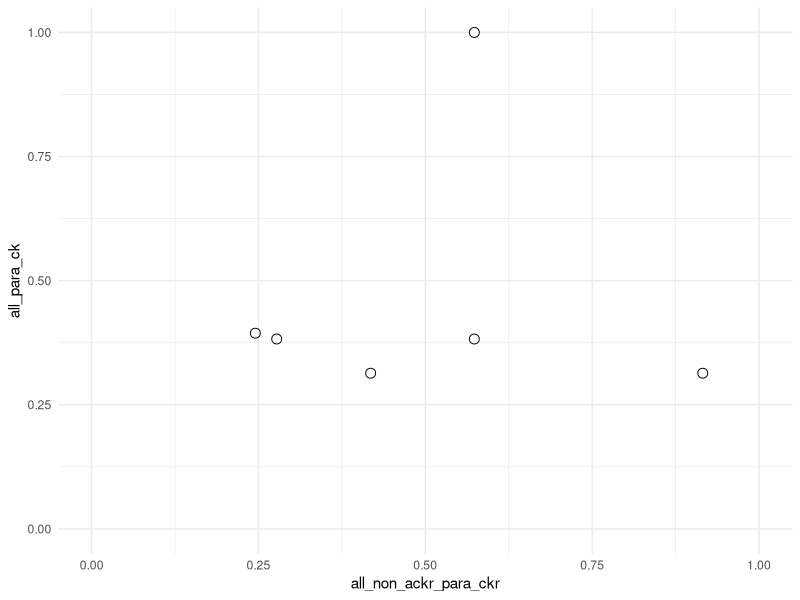

This chart was generated by the following R code: (Note: this script raises an error after producing the figure.)
# Name:     01_conserved_rin.R
# Updated:  20221106
# Author:   Andrew Kleist

# packages, working directory
setwd("~/Desktop/Volkman_Lab/BABU_VOLKMAN/CHEMOKINE_PRJ/Data/chemokine_gpcr_ms/")
library(tidyverse)

# NOTE (20221106): 
# IDENTIFYING STRUCTURALLY CONSERVED RESIDUE-RESIDUE INTERACTIONS
# There are 15 complexes (excluding HIV-CCR5 structure), 5 degenerate 
# CCL5-CCR5 complexes (5P7, 6P7, WT, model), 4 additional CCL:CCR complexes,
# 2x CXCL:CXCR complexes, 2 noncanonical complexes (ACKR3, CX3CL1:CX3CR1),
# and 3 viral (vMIP-II:CXCR4 and 2x CX3CL1:US28).
#
# 2/3 of complexes would be >/= 10complexes 

##### 1:  GET CONSERVED  CHEMOKINE-GPCR CONTACTS ###############################

  # import data
  rin <- read_csv("05_integrate/output/RIN_CONS_CLASS.csv") %>% 
    filter(file != "6meo") %>%
    select(source_gnccn, target_gnccn, no_pdb, all_para_ck, all_non_ackr_para_ckr) %>% 
    unique() %>%
    filter(no_pdb > 7)
  
  
  
  # plot
  rin %>%
    # filter(no_pdb >4) %>%
    ggplot(aes(all_non_ackr_para_ckr, all_para_ck))  +
    geom_point(shape = 21, colour = "black", fill = "white", size = 3, stroke = 0.5) +
    # scale_size(range = c(2, 8)) +
    xlim(0,1) +
    ylim(0,1) +
    theme_minimal()
  
  
  # rin <- rin %>% filter(all_ortho_ck > 0.4 & all_ortho_ckr > 0.6)
  rin <- rin %>% filter((all_cc_cxc_para_ck > 0.5) & (all_non_ackr_para_ckr > 0.5))  %>%
     select(source_gnccn, target_gnccn, no_pdb) %>% unique()
  
  
  
